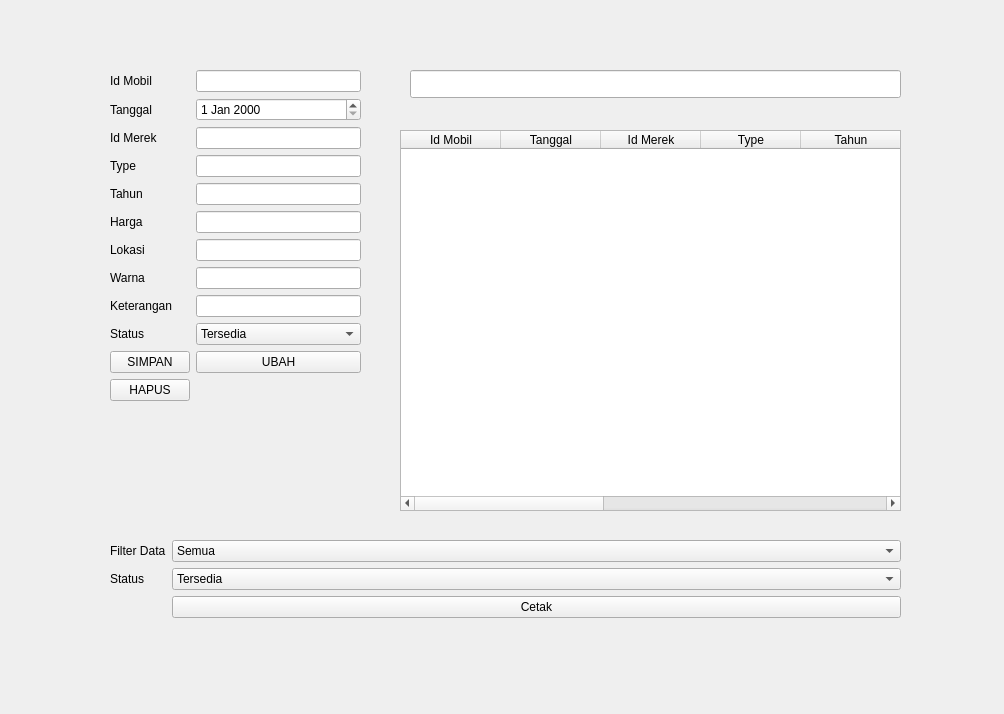
<?xml version="1.0" encoding="UTF-8"?>
<ui version="4.0">
 <class>Form</class>
 <widget class="QWidget" name="Form">
  <property name="geometry">
   <rect>
    <x>0</x>
    <y>0</y>
    <width>1004</width>
    <height>714</height>
   </rect>
  </property>
  <property name="windowTitle">
   <string>Form</string>
  </property>
  <widget class="QWidget" name="formLayoutWidget">
   <property name="geometry">
    <rect>
     <x>110</x>
     <y>70</y>
     <width>251</width>
     <height>441</height>
    </rect>
   </property>
   <layout class="QFormLayout" name="formLayout">
    <item row="0" column="0">
     <widget class="QLabel" name="idMobilLabel">
      <property name="text">
       <string>Id Mobil</string>
      </property>
     </widget>
    </item>
    <item row="0" column="1">
     <widget class="QLineEdit" name="idMobilLineEdit"/>
    </item>
    <item row="1" column="0">
     <widget class="QLabel" name="tanggalLabel">
      <property name="text">
       <string>Tanggal</string>
      </property>
     </widget>
    </item>
    <item row="1" column="1">
     <widget class="QDateEdit" name="tanggalDateEdit"/>
    </item>
    <item row="2" column="0">
     <widget class="QLabel" name="idMerekLabel">
      <property name="text">
       <string>Id Merek</string>
      </property>
     </widget>
    </item>
    <item row="2" column="1">
     <widget class="QLineEdit" name="idMerekLineEdit"/>
    </item>
    <item row="3" column="0">
     <widget class="QLabel" name="typeLabel">
      <property name="text">
       <string>Type</string>
      </property>
     </widget>
    </item>
    <item row="3" column="1">
     <widget class="QLineEdit" name="typeLineEdit"/>
    </item>
    <item row="4" column="0">
     <widget class="QLabel" name="tahunLabel">
      <property name="text">
       <string>Tahun</string>
      </property>
     </widget>
    </item>
    <item row="4" column="1">
     <widget class="QLineEdit" name="tahunLineEdit"/>
    </item>
    <item row="5" column="0">
     <widget class="QLabel" name="hargaLabel">
      <property name="text">
       <string>Harga</string>
      </property>
     </widget>
    </item>
    <item row="5" column="1">
     <widget class="QLineEdit" name="hargaLineEdit"/>
    </item>
    <item row="6" column="0">
     <widget class="QLabel" name="lokasiLabel">
      <property name="text">
       <string>Lokasi</string>
      </property>
     </widget>
    </item>
    <item row="6" column="1">
     <widget class="QLineEdit" name="lokasiLineEdit"/>
    </item>
    <item row="7" column="0">
     <widget class="QLabel" name="warnaLabel">
      <property name="text">
       <string>Warna</string>
      </property>
     </widget>
    </item>
    <item row="7" column="1">
     <widget class="QLineEdit" name="warnaLineEdit"/>
    </item>
    <item row="8" column="0">
     <widget class="QLabel" name="keteranganLabel">
      <property name="text">
       <string>Keterangan</string>
      </property>
     </widget>
    </item>
    <item row="8" column="1">
     <widget class="QLineEdit" name="keteranganLineEdit"/>
    </item>
    <item row="9" column="0">
     <widget class="QLabel" name="statusLabel">
      <property name="text">
       <string>Status</string>
      </property>
     </widget>
    </item>
    <item row="11" column="0">
     <widget class="QPushButton" name="BtnSimpan">
      <property name="text">
       <string>SIMPAN</string>
      </property>
     </widget>
    </item>
    <item row="11" column="1">
     <widget class="QPushButton" name="BtnUbah">
      <property name="text">
       <string>UBAH</string>
      </property>
     </widget>
    </item>
    <item row="12" column="0">
     <widget class="QPushButton" name="BtnHapus">
      <property name="text">
       <string>HAPUS</string>
      </property>
     </widget>
    </item>
    <item row="9" column="1">
     <widget class="QComboBox" name="statusComboBox">
      <item>
       <property name="text">
        <string>Tersedia</string>
       </property>
      </item>
      <item>
       <property name="text">
        <string>Disewakan</string>
       </property>
      </item>
     </widget>
    </item>
   </layout>
  </widget>
  <widget class="QLineEdit" name="lineCari">
   <property name="geometry">
    <rect>
     <x>410</x>
     <y>70</y>
     <width>491</width>
     <height>28</height>
    </rect>
   </property>
  </widget>
  <widget class="QTableWidget" name="tblMobil">
   <property name="geometry">
    <rect>
     <x>400</x>
     <y>130</y>
     <width>501</width>
     <height>381</height>
    </rect>
   </property>
   <column>
    <property name="text">
     <string>Id Mobil</string>
    </property>
   </column>
   <column>
    <property name="text">
     <string>Tanggal</string>
    </property>
   </column>
   <column>
    <property name="text">
     <string>Id Merek</string>
    </property>
   </column>
   <column>
    <property name="text">
     <string>Type</string>
    </property>
   </column>
   <column>
    <property name="text">
     <string>Tahun</string>
    </property>
   </column>
   <column>
    <property name="text">
     <string>Harga</string>
    </property>
   </column>
   <column>
    <property name="text">
     <string>Lokasi</string>
    </property>
   </column>
   <column>
    <property name="text">
     <string>Warna</string>
    </property>
   </column>
   <column>
    <property name="text">
     <string>Keterangan</string>
    </property>
   </column>
   <column>
    <property name="text">
     <string>Status</string>
    </property>
   </column>
  </widget>
  <widget class="QWidget" name="formLayoutWidget_2">
   <property name="geometry">
    <rect>
     <x>110</x>
     <y>540</y>
     <width>791</width>
     <height>111</height>
    </rect>
   </property>
   <layout class="QFormLayout" name="formLayout_2">
    <item row="0" column="0">
     <widget class="QLabel" name="filterDataLabel">
      <property name="text">
       <string>Filter Data</string>
      </property>
     </widget>
    </item>
    <item row="0" column="1">
     <widget class="QComboBox" name="comboFilter">
      <item>
       <property name="text">
        <string>Semua</string>
       </property>
      </item>
      <item>
       <property name="text">
        <string>Status</string>
       </property>
      </item>
     </widget>
    </item>
    <item row="2" column="1">
     <widget class="QPushButton" name="btnCetak">
      <property name="text">
       <string>Cetak</string>
      </property>
     </widget>
    </item>
    <item row="1" column="1">
     <widget class="QComboBox" name="comboStatus">
      <item>
       <property name="text">
        <string>Tersedia</string>
       </property>
      </item>
      <item>
       <property name="text">
        <string>Disewakan</string>
       </property>
      </item>
     </widget>
    </item>
    <item row="1" column="0">
     <widget class="QLabel" name="statusLabel_2">
      <property name="text">
       <string>Status</string>
      </property>
     </widget>
    </item>
   </layout>
  </widget>
 </widget>
 <resources/>
 <connections/>
</ui>
